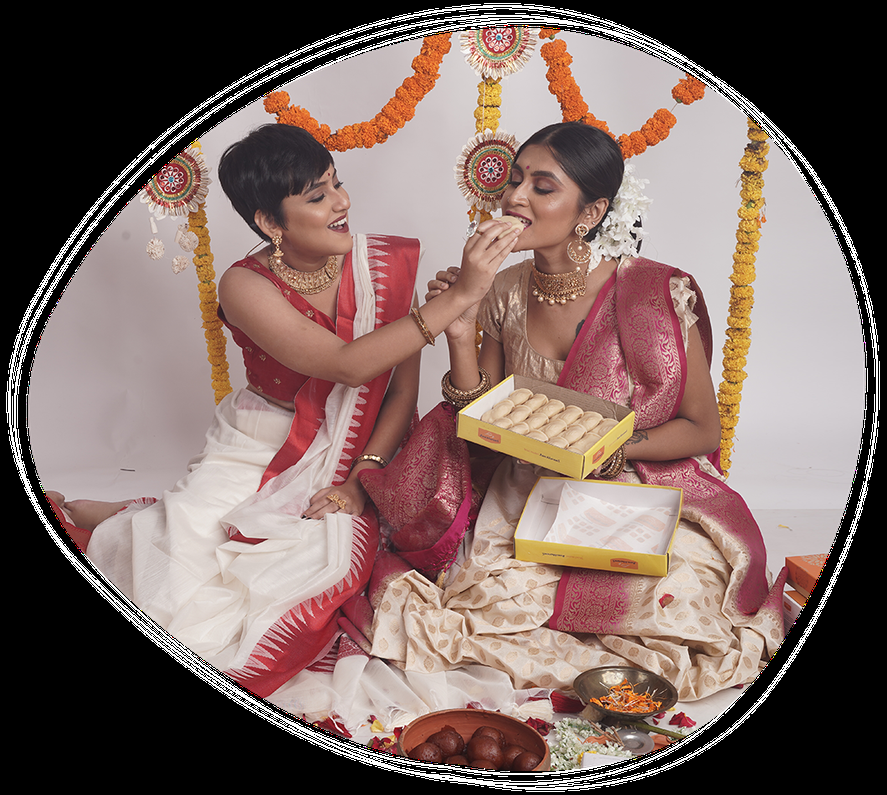
#> input picture Fundamentals of Computer Vision and Image Processing/Week 0/image_blogs.png, 887 x 795 px, shrunk from 1060 x 950 before the run
$ python main.py
#> lines starting #> are read from the running program, lines starting #| are printed output that depends on the picture
import cv2

def main():
    # Read the image
    image = cv2.imread('image_blogs.png')
#> image is the input picture: shape (795, 887, 3); mean B, G, R 100.4, 105.6, 126.7
    # Convert to grayscale
    gray_image = cv2.cvtColor(image, cv2.COLOR_BGR2GRAY)
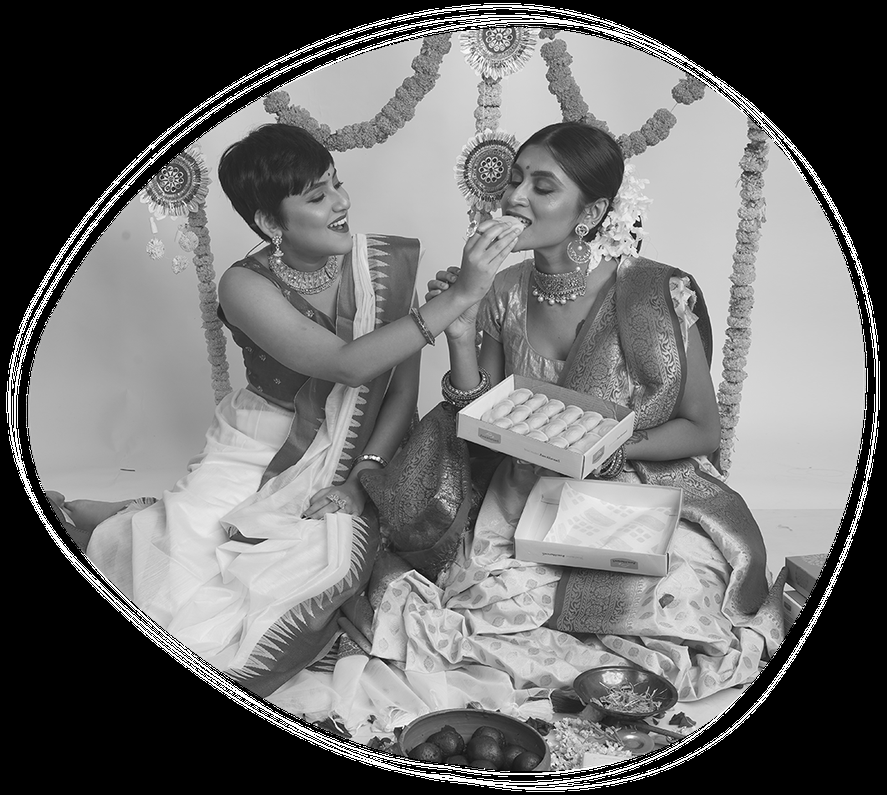
#> gray_image: shape (795, 887); min 0, max 255, mean 111.3
    # Save the grayscale image
    cv2.imwrite('gray_image.png', gray_image)

if __name__ == "__main__":
    main()
